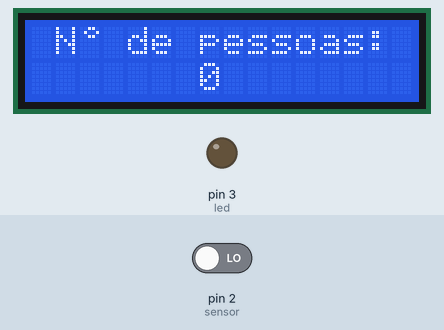
Bench run of a sketch on a simulated Arduino Uno, built with avr-gcc and run on an emulated ATmega328P. Parts: 16×2 character LCD, output pins drawn as LEDs (lit = HIGH). The inputs (shaded band) are chosen by the test bench; at power-on: pin 2 (sensor) LOW.

Above: at 1.2 s.
1.3 s: pin 2 (sensor) driven HIGH
At 1.9 s:
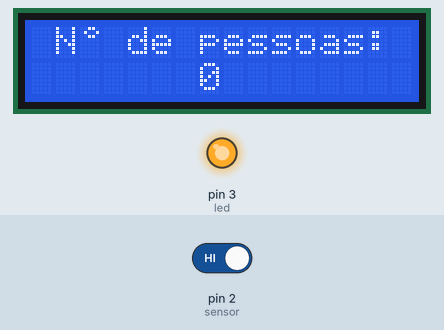
2.8 s: pin 2 (sensor) driven LOW
At 4.1 s:
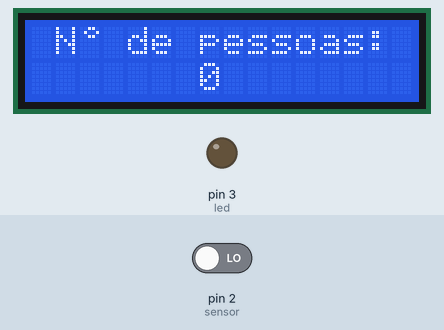
Timing chart, 0 to 5.8 s (numbered marks = the images above; inputs shaded):
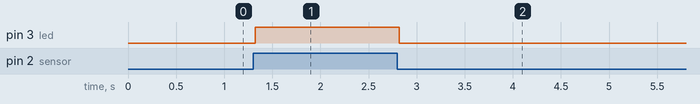

The sketch:

contadorDePessoas.ino
```cpp
#include <Ultrasonic.h> // Sensor Ultrassom
#include <LiquidCrystal_I2C.h> // Biblioteca do LCD
#include <Wire.h> // Biblioteca para o funcionamento do LCD

//Define os pinos para o trigger e echo
#define trigger 4
#define echo 5
#define led 3
#define sensor 2

Ultrasonic ultrassom(4,5);
LiquidCrystal_I2C Display(0x27, 2, 1, 0, 4, 5, 6, 7, 3, POSITIVE);

byte a[8]= {B00110,B01001,B00110,B00000,B00000,B00000,B00000,B00000,}; // Array que desenha '°' no display.

int contador = 0; // Contar numero de pessoas
long distancia;
boolean valorS;

void setup() {
  Serial.begin(9600);

  // Led e sensor de movmento
  pinMode(led, HIGH);
  pinMode(sensor, INPUT);

  // Display
  Display.begin(16,2);
  Display.createChar(1, a);
  Display.setCursor(2,0); //Coloca o cursor na coluna 7, linha 1
  Display.write(1); //Escreve o simbolo de grau
}

void loop() {
  //Pega valor do sensor
  valorS = digitalRead(sensor);

  // Escreve no Display
  Display.setBacklight(HIGH);
  Display.setCursor(1,0);
  Display.print("N");
  Display.setCursor(3,0);
  Display.print(" de pessoas:");
  Display.setCursor(7,1);
  Display.print(contador);

  // Sensor Ultrassom
  //distancia = ultrassom.Ranging(CM);// ultrassom.Ranging(CM) retorna a distancia em centímetros(CM) ou polegadas(INC)
  //Serial.print(distancia); //imprime o valor da variável distancia
  //Serial.println("cm");
  //delay(750);

  //if(distancia < 14){
  //    contador++;
  //    delay(100);
  //  }

  if(valorS == HIGH){
    digitalWrite(led, HIGH);
    }
    else{
      digitalWrite(led, LOW);
    }
}
```

Measured:
- after the input at 1.3 s, pin 3 (led): LOW → HIGH at once
- after the input at 2.8 s, pin 3 (led): HIGH → LOW at once
